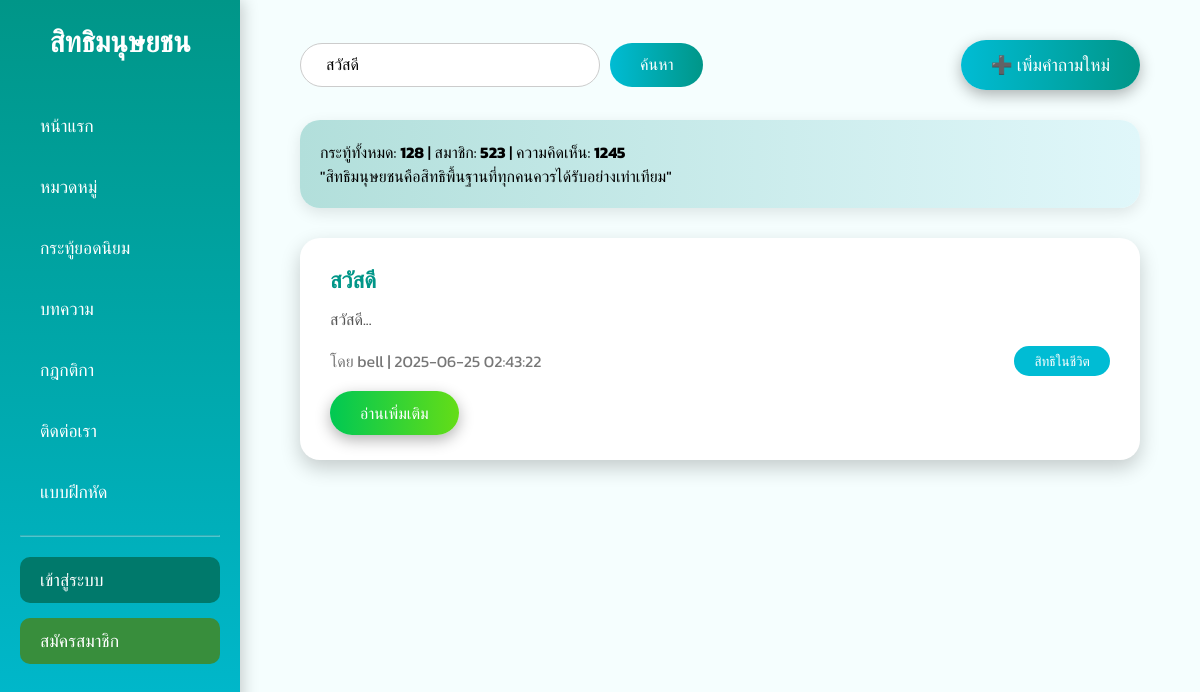
/index.php?keyword=สวัสดี, run on the app's committed database.
### tables this page shows
CREATE TABLE `posts` (
  `post_id` int(11) NOT NULL,
  `user_id` int(11) DEFAULT NULL,
  `title` varchar(255) NOT NULL,
  `content` text NOT NULL,
  `category` varchar(100) DEFAULT NULL,
  `created_at` timestamp NOT NULL DEFAULT current_timestamp()
);

CREATE TABLE `users` (
  `user_id` int(11) NOT NULL,
  `username` varchar(50) NOT NULL,
  `password` varchar(255) NOT NULL,
  `email` varchar(100) NOT NULL,
  `created_at` timestamp NOT NULL DEFAULT current_timestamp()
);

### index.php (the view, shortened to what this page needs)
<?php
require 'db_connect.php';
$keyword = "";
if (isset($_GET['keyword'])) {
    $keyword = trim($_GET['keyword']);
    $sql = "SELECT p.*, u.username
            FROM posts p
            JOIN users u ON p.user_id = u.user_id
            WHERE p.title LIKE ? OR p.content LIKE ?
            ORDER BY p.created_at DESC";
    $stmt = $conn->prepare($sql);
    $searchParam = "%" . $keyword . "%";
    $stmt->bind_param("ss", $searchParam, $searchParam);
    $stmt->execute();
    $result = $stmt->get_result();
} else {
    $sql = "SELECT p.*, u.username FROM posts p
            JOIN users u ON p.user_id = u.user_id
            ORDER BY p.created_at DESC";
    $result = $conn->query($sql);
}
?>
<!DOCTYPE html>
<html lang="th">
<head>
</head>
<body>
<div class="sidebar">
  <h2>สิทธิมนุษยชน</h2>
  <a href="index.php">หน้าแรก</a>
  <a href="category.php">หมวดหมู่</a>
  <a href="toptopic.php">กระทู้ยอดนิยม</a>
  <a href="article.php">บทความ</a>
  <a href="rules.php">กฎกติกา</a>
  <a href="contactus.php">ติดต่อเรา</a>
  <a href="test.php">แบบฝึกหัด</a>
  <hr style="border-color: rgba(255,255,255,0.3); margin: 20px 0;">
  <?php if (isset($_SESSION['user_id'])): ?>
    <div style="margin-bottom: 10px; font-size: 1rem;">👋 สวัสดี, <?php echo $_SESSION['username']; ?></div>
    <a href="logout.php" style="background: #c62828;">ออกจากระบบ</a>
  <?php else: ?>
    <a href="login.php" style="background: #00796b;">เข้าสู่ระบบ</a>
    <a href="register.php" style="background: #388e3c;">สมัครสมาชิก</a>
  <?php endif; ?>
</div>
<div class="main">
  <div class="header-top">
    <form method="get" class="search-box" style="display:flex;">
      <input type="text" name="keyword" placeholder="ค้นหาโพสต์..." value="<?php echo htmlspecialchars($keyword); ?>">
      <button type="submit" class="search-btn">ค้นหา</button>
    </form>
    <?php if (isset($_SESSION['user_id'])): ?>
      <a href="add_post.php" class="add-button">➕ เพิ่มคำถามใหม่</a>
    <?php else: ?>
      <a href="login.php" class="add-button">➕ เพิ่มคำถามใหม่</a>
    <?php endif; ?>
  </div>
  <div class="stats">
    กระทู้ทั้งหมด: <strong>128</strong> | สมาชิก: <strong>523</strong> | ความคิดเห็น: <strong>1245</strong><br>
    "สิทธิมนุษยชนคือสิทธิพื้นฐานที่ทุกคนควรได้รับอย่างเท่าเทียม"
  </div>
  <?php if ($result->num_rows > 0): ?>
    <?php while ($row = $result->fetch_assoc()): ?>
      <div class="post-card">
        <h3><?php echo htmlspecialchars($row['title']); ?></h3>
        <p><?php echo nl2br(htmlspecialchars(substr($row['content'], 0, 200))); ?>...</p>
        <div class="post-meta">
          <span>โดย <?php echo htmlspecialchars($row['username']); ?> | <?php echo $row['created_at']; ?></span>
          <span class="category-label"><?php echo htmlspecialchars($row['category']); ?></span>
        </div>
       <a class="read-more" href="view_post.php?id=<?php echo $row['id']; ?>">อ่านเพิ่มเติม</a>
      </div>
    <?php endwhile; ?>
  <?php else: ?>
    <p style="text-align:center;">ยังไม่มีโพสต์</p>
  <?php endif; ?>
</div>
</body>
</html>

### index.php (style rules this page uses)
:root { --primary: #00bcd4; --secondary: #009688; --accent: #64dd17; --success: #00c853; --light: #e0f7fa; --bg: #f5fefe; }
* { box-sizing: border-box; margin: 0; padding: 0; }
body { font-family: 'Kanit', sans-serif; background: var(--bg); display: flex; min-height: 100vh; }
.sidebar { width: 240px; background: linear-gradient(to bottom, var(--secondary), var(--primary)); color: white; padding: 20px; box-shadow: 3px 0 15px rgba(0,0,0,0.2); }
.sidebar h2 { font-size: 1.8rem; margin-bottom: 40px; text-align: center; }
.sidebar a { display: block; color: white; text-decoration: none; margin-bottom: 15px; font-size: 1.1rem; padding: 10px 20px; border-radius: 10px; transition: 0.3s; }
.main { flex: 1; padding: 40px 60px; }
.header-top { display: flex; justify-content: space-between; align-items: center; margin-bottom: 30px; }
.search-box input { padding: 12px 25px; border-radius: 50px; border: 1px solid #ccc; font-size: 1rem; width: 300px; }
.add-button { background: linear-gradient(to right, var(--primary), var(--secondary)); color: white; padding: 12px 30px; border-radius: 50px; font-size: 1.1rem; text-decoration: none; box-shadow: 0 5px 15px rgba(0,0,0,0.3); transition: 0.3s; }
.search-btn { margin-left: 10px; background: linear-gradient(to right, var(--primary), var(--secondary)); color: white; border: none; padding: 12px 30px; border-radius: 50px; font-size: 1rem; cursor: pointer; }
.stats { background: linear-gradient(to right, #b2dfdb, #e0f7fa); padding: 20px; border-radius: 20px; box-shadow: 0 5px 15px rgba(0,0,0,0.1); margin-bottom: 30px; font-size: 1rem; }
.post-card { background: white; border-radius: 20px; padding: 25px 30px; margin-bottom: 20px; box-shadow: 0 8px 20px rgba(0,0,0,0.2); transition: 0.3s; }
.post-card h3 { font-size: 1.4rem; color: var(--secondary); margin-bottom: 10px; }
.post-card p { font-size: 1rem; color: #555; }
.post-meta { margin-top: 15px; display: flex; justify-content: space-between; align-items: center; color: #777; }
.category-label { background: var(--primary); color: white; padding: 5px 20px; border-radius: 30px; font-size: 0.85rem; }
.read-more { display: inline-block; margin-top: 15px; background: linear-gradient(to right, var(--success), var(--accent)); color: white; padding: 10px 30px; border-radius: 50px; text-decoration: none; font-size: 1rem; box-shadow: 0 5px 15px rgba(0,0,0,0.3); transition: 0.3s; }

### data on the page
posts: title "สวัสดี", content "สวัสดี", user.username "bell", created_at "2025-06-25 02:43:22", category "สิทธิในชีวิต"
